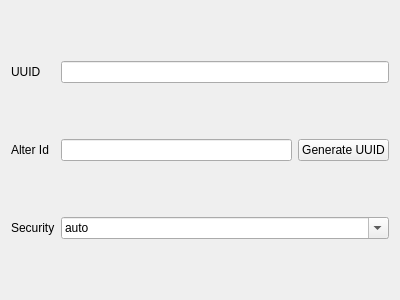
<?xml version="1.0" encoding="UTF-8"?>
<ui version="4.0">
    <class>EditVMess</class>
    <widget class="QWidget" name="EditVMess">
        <property name="geometry">
            <rect>
                <x>0</x>
                <y>0</y>
                <width>400</width>
                <height>300</height>
            </rect>
        </property>
        <property name="windowTitle">
            <string notr="true">EditVMess</string>
        </property>
        <layout class="QGridLayout" name="gridLayout">
            <item row="4" column="1">
                <widget class="QComboBox" name="security">
                    <property name="editable">
                        <bool>true</bool>
                    </property>
                    <item>
                        <property name="text">
                            <string notr="true">auto</string>
                        </property>
                    </item>
                    <item>
                        <property name="text">
                            <string notr="true">zero</string>
                        </property>
                    </item>
                    <item>
                        <property name="text">
                            <string notr="true">none</string>
                        </property>
                    </item>
                    <item>
                        <property name="text">
                            <string notr="true">chacha20-poly1305</string>
                        </property>
                    </item>
                    <item>
                        <property name="text">
                            <string notr="true">aes-128-gcm</string>
                        </property>
                    </item>
                </widget>
            </item>
            <item row="4" column="0">
                <widget class="QLabel" name="label_3">
                    <property name="text">
                        <string>Security</string>
                    </property>
                </widget>
            </item>
            <item row="3" column="0">
                <widget class="QLabel" name="label_2">
                    <property name="text">
                        <string>Alter Id</string>
                    </property>
                </widget>
            </item>
            <item row="0" column="0">
                <widget class="QLabel" name="label">
                    <property name="text">
                        <string>UUID</string>
                    </property>
                </widget>
            </item>
            <item row="0" column="1">
                <widget class="MyLineEdit" name="uuid"/>
            </item>
            <item row="3" column="1">
                <widget class="QWidget" name="horizontalWidget" native="true">
                    <property name="sizePolicy">
                        <sizepolicy hsizetype="Preferred" vsizetype="Maximum">
                            <horstretch>0</horstretch>
                            <verstretch>0</verstretch>
                        </sizepolicy>
                    </property>
                    <layout class="QHBoxLayout" name="horizontalLayout">
                        <property name="leftMargin">
                            <number>0</number>
                        </property>
                        <property name="topMargin">
                            <number>0</number>
                        </property>
                        <property name="rightMargin">
                            <number>0</number>
                        </property>
                        <property name="bottomMargin">
                            <number>0</number>
                        </property>
                        <item>
                            <widget class="QLineEdit" name="aid"/>
                        </item>
                        <item>
                            <widget class="QPushButton" name="uuidgen">
                                <property name="text">
                                    <string>Generate UUID</string>
                                </property>
                            </widget>
                        </item>
                    </layout>
                </widget>
            </item>
        </layout>
    </widget>
    <customwidgets>
        <customwidget>
            <class>MyLineEdit</class>
            <extends>QLineEdit</extends>
            <header>ui/widget/MyLineEdit.h</header>
        </customwidget>
    </customwidgets>
    <tabstops>
        <tabstop>uuid</tabstop>
        <tabstop>aid</tabstop>
        <tabstop>uuidgen</tabstop>
        <tabstop>security</tabstop>
    </tabstops>
    <resources/>
    <connections/>
</ui>
